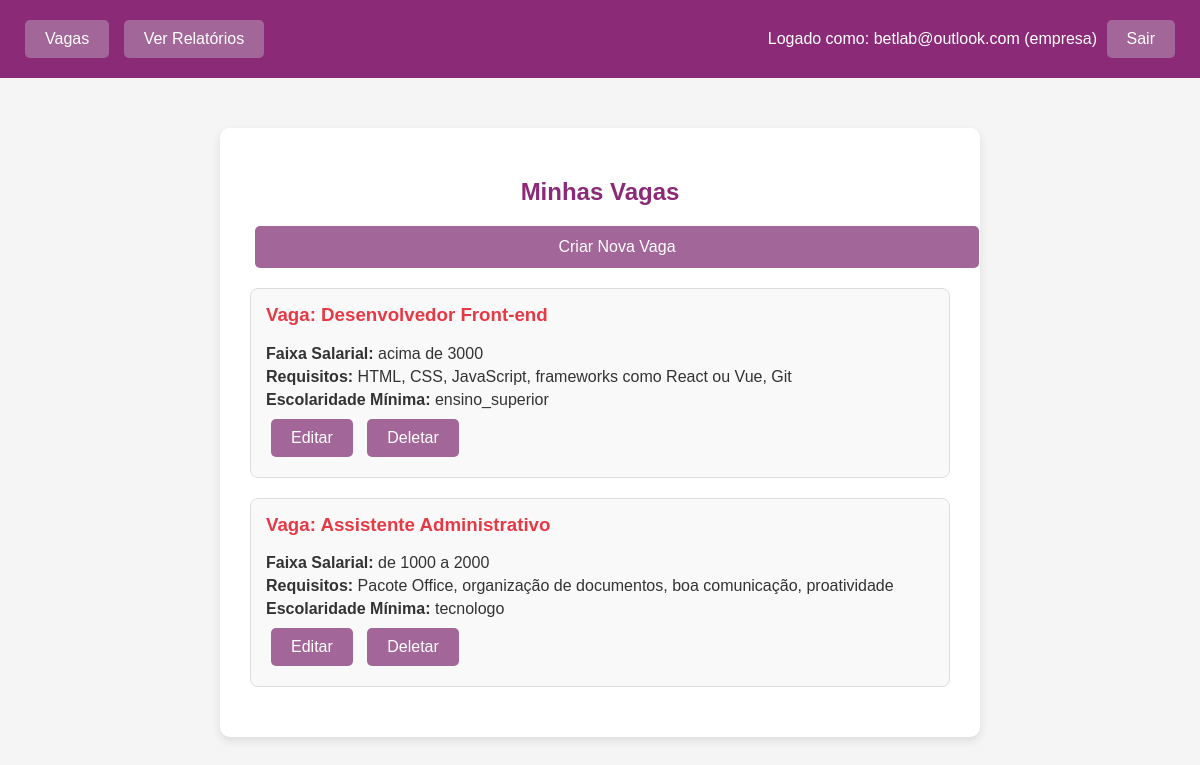
Screenshot of /vagas/minhas/ (signed in) with the database file from the repository.
### usuarios/models.py (models this page shows, shortened)
class Usuario(AbstractUser):
    email = models.EmailField(unique=True)
    username = None
    tipo_usuario = models.CharField(max_length=20, choices=TipoUsuario.choices)
    USERNAME_FIELD = "email"
    REQUIRED_FIELDS = []
    objects = UsuarioManager()

### vagas/models.py (models this page shows, shortened)
class Vaga(models.Model):
    nome_vaga = models.CharField(max_length=255)
    requisitos = models.TextField()
    faixa_salarial = models.CharField(max_length=20, choices=FaixaSalarial.choices)
    escolaridade_minima = models.CharField(max_length=30, choices=Escolaridade.choices)
    empresa = models.ForeignKey(settings.AUTH_USER_MODEL, related_name="vagas", on_delete=models.CASCADE,null=True, blank=True, default=None)
    data_criacao = models.DateTimeField(null=True, blank=True, default=datetime.datetime(2026, 4, 6, 0, 0))

### vagas/views.py (the view)
# urls.py: path("minhas/", views.minhas_vagas, name="minhas_vagas"),
@login_required
def minhas_vagas(request):
    if request.user.tipo_usuario != "empresa":
        return redirect("dashboard_candidato")
    vagas = Vaga.objects.filter(empresa=request.user)
    return render(request, "vagas/minhas_vagas.html", {"vagas": vagas})

### templates/vagas/minhas_vagas.html (shortened to what this page needs)
<!DOCTYPE html>
<html>
<head>
</head>
<body>
    <header>
        <nav>
            <div>
                <a class="btn" href="{% url 'listar_vagas' %}">Vagas</a>
                <a class="btn" href="{% url 'relatorio' %}">Ver Relatórios</a>
            </div>
            <div>
                {% if user.is_authenticated %}
                    <span class="user-info">Logado como: {{ user.email }} ({{ user.tipo_usuario }})</span>
                    <a class="btn" href="{% url 'logout' %}">Sair</a>
                {% else %}
                    <a class="btn" href="{% url 'login' %}">Entrar</a>
                    <a class="btn" href="{% url 'cadastro' %}">Cadastrar</a>
                {% endif %}
            </div>
        </nav>
    </header>
    <div class="container">
        <h2>Minhas Vagas</h2>
        <a href="{% url 'criar_vaga' %}" class="btn btn-create">Criar Nova Vaga</a>
        {% for vaga in vagas %}
            <div class="vaga">
                <h3>Vaga: {{ vaga.nome_vaga }}</h3>
                <p><strong>Faixa Salarial:</strong> {{ vaga.faixa_salarial }}</p>
                <p><strong>Requisitos:</strong> {{ vaga.requisitos }}</p>
                <p><strong>Escolaridade Mínima:</strong> {{ vaga.escolaridade_minima }}</p>
                <a href="{% url 'editar_vaga' vaga.id %}" class="btn">Editar</a>
                <a href="{% url 'deletar_vaga' vaga.id %}" class="btn">Deletar</a>
            </div>
        {% empty %}
            <p>Nenhuma vaga cadastrada</p>
        {% endfor %}
    </div>
</body>
</html>

### templates/vagas/minhas_vagas.html (style rules this page uses)
body { font-family: Arial, sans-serif; background-color: #f5f5f5; color: #333; margin: 0; padding: 0; }
header { background-color:#8b2b78; padding: 15px 20px; color: #fff; }
nav { display: flex; justify-content: space-between; align-items: center; }
nav a { color: #fff; text-decoration: none; margin: 0 10px; padding: 6px 12px; border-radius: 4px; transition: background-color 0.3s; }
.container { max-width: 700px; margin: 50px auto; padding: 30px; background-color: #fff; border-radius: 10px; box-shadow: 0 4px 10px rgba(0,0,0,0.1); text-align: center; }
h2 { color: #8b2b78; margin-bottom: 20px; }
.vaga { text-align: left; margin-bottom: 20px; padding: 15px; border: 1px solid #ddd; border-radius: 8px; background-color: #f9f9f9; }
.vaga h3 { margin-top: 0; color: #E63946; }
p { margin: 5px 0; }
.btn { display: inline-block; padding: 10px 20px; margin: 5px; background-color: #a36698; color: #fff; text-decoration: none; border-radius: 5px; transition: background-color 0.3s; }
.btn-create { display: block; width: 100%; margin-bottom: 20px; padding: 12px; font-size: 16px; }

### rows the page displays
Usuario: email "betlab@outlook.com", tipo_usuario "empresa"
Vaga: nome_vaga "Desenvolvedor Front-end", faixa_salarial "acima de 3000", requisitos "HTML, CSS, JavaScript, frameworks como React ou Vue, Git", escolaridade_minima "ensino_superior"
Vaga: nome_vaga "Assistente Administrativo", faixa_salarial "de 1000 a 2000", requisitos "Pacote Office, organização de documentos, boa comunicação, proatividade", escolaridade_minima "tecnologo"
